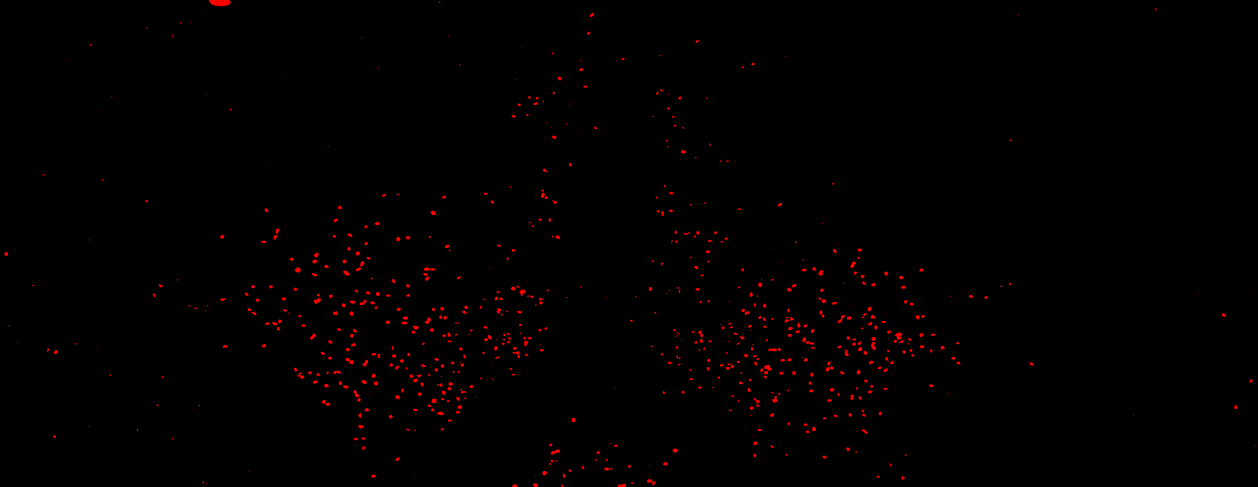
#> input picture RMTg_x5_12.tiff, 3774 x 1460 px (shown at 1/3 size)
$ python imagej_black_box.py   (older library calls are emulated)
#> lines starting #> are read from the running program, lines starting #| are printed output that depends on the picture; after the words box and inside, x2 and y2 are one past the last pixel; in counts of white or black regions, pixels touching at a corner belong together
#> the answer given: .
#> the answer given: .
#> the answer given: out.png
# -*- coding: utf-8 -*-
"""
Created on Sat Dec 25 11:56:09 2021

@author: malgo
"""

import pandas as pd
import numpy as np
import matplotlib.pyplot as plt
from skimage.exposure import rescale_intensity
from skimage.filters import threshold_triangle, try_all_threshold
from skimage.morphology import remove_small_objects, remove_small_holes, skeletonize, closing, selem
from skimage.measure import label, regionprops
from skimage.segmentation import felzenszwalb
from skimage.color import label2rgb
from scipy import ndimage as ndi
import cv2
import glob
import tifffile as tif
from skimage import measure, color, io

def gray2color(u,channel):

    """
    Compute color image from intensity in fluorescence in a given channel.
    Arguments:
    -----------
        u: np.ndarray
            Input fluorescence image (2D).
        channel: int
            Channel to code the image in (0: Red, 1: Green, 2: Blue).
    Returns:
    -----------
        u_color: np.ndarray
            The computed output image in color.
    """
    u_color = np.dstack((
        rescale_intensity(u if channel==0 else np.zeros_like(u), out_range='float'),
        rescale_intensity(u if channel==1 else np.zeros_like(u), out_range='float'),
        rescale_intensity(u if channel==2 else np.zeros_like(u), out_range='float'),
        ))
    return u_color

def eve(o, f, saves = False):
#> called with saves = 'out.png'
    df_watershed = pd.DataFrame(columns= ["X", "Y", "rat_id", "AP"])
    df_comercial_labeling = pd.DataFrame(columns= ["X", "Y", "rat_id", "AP"])
    result_watershed = pd.DataFrame(columns = ["cells", "rat_id", "AP"])
    result_comercial_labeling = pd.DataFrame(columns = ["cells", "rat_id", "AP"])
    for i in range(len(o)):
        czarek = o[i].split("\\")
        last_word = czarek[-1].split("_")
        img_flipped = cv2.imread(f[i])
#> img_flipped is the input picture: shape (1460, 3774, 3); mean B, G, R 0, 0, 2.1
        img_original = cv2.imread(o[i])
        red_channel_flipped = img_flipped[:,:,2]
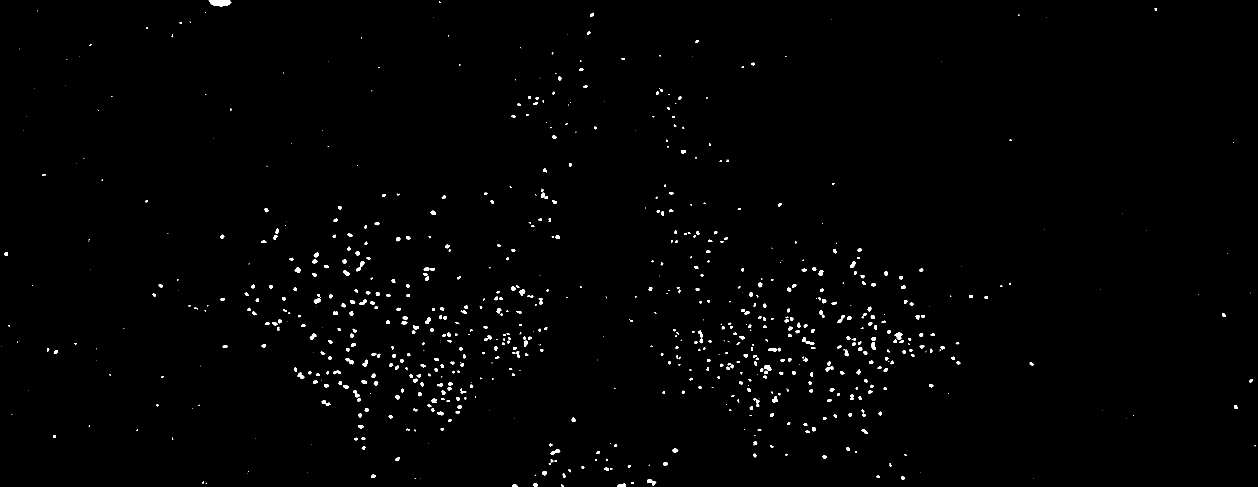
#> red_channel_flipped: shape (1460, 3774) (shown at 1/3 size); values 0 (black) and 254 (white), 0.81% white; 793 white regions (235 under 20 px), largest, box (x1, y1, x2, y2) and area: (626, 0, 694, 19) 1007, (2684, 997, 2707, 1019) 295, (2292, 1095, 2314, 1112) 251
        red_channel_original = img_original[:,:,2]

        red_channel_rescale = rescale_intensity(red_channel_flipped, out_range='float')
        red_channel_rescale1 = rescale_intensity(red_channel_flipped, out_range='float')

        red_channel_rescale_original = rescale_intensity(red_channel_original, out_range='float')
        # Chosen treshold method
        t = threshold_triangle(red_channel_rescale_original)
#> t = 0.00586

        red_channel_rescale[red_channel_rescale<t] = 0
        red_channel_rescale[red_channel_rescale>0] = 1

#segmentation with skimage and comercial filters
        Red_mask = remove_small_objects(red_channel_rescale.astype(np.bool), min_size = 20)
        Red_mask = remove_small_holes(Red_mask, area_threshold=2)
#> Red_mask: shape (1460, 3774) bool; 0.78% white; 558 white regions
        cells_a = []
        label_image1 =label(Red_mask)
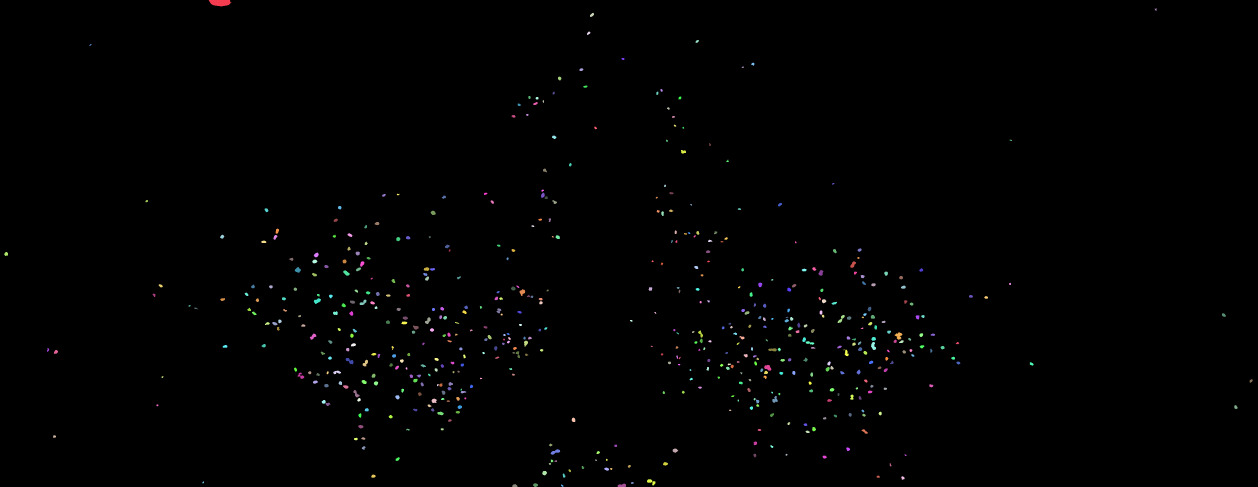
#> label_image1: shape (1460, 3774) int32 (shown at 1/3 size); 559 distinct labels, from 0 to 558; one colour per label, 0 black
        for j in regionprops(label_image1):
            if j.area < 500:
                cells_a.append(j)
#> after the loop, cells_a = 557 regions; largest, box (x1, y1, x2, y2) and area: (2684, 997, 2707, 1019) 295, (2292, 1095, 2314, 1112) 251, (1652, 1348, 1681, 1364) 239, (1037, 1074, 1061, 1093) 232, (1941, 1438, 1967, 1456) 229

        for k in cells_a:
            dict_to_apend = {"X": k.centroid[0], "Y": k.centroid[1], "rat_id": last_word[0], "AP": last_word[1]}
            df_comercial_labeling = df_comercial_labeling.append(dict_to_apend, ignore_index=True)
#> this loop made 1 pass
#> dict_to_apend on pass 1: {'X': 27.96, 'Y': 3467, 'rat_id': './RMTg', 'AP': 'x5'}
        dict3_to_apend = {"cells": len(cells_a), "rat_id": last_word[0], "AP": last_word[1]}
        result_comercial_labeling = result_comercial_labeling.append(dict3_to_apend, ignore_index=True)

        fig, ax = plt.subplots(3,1, figsize = (50,50))
        ax[0].set_aspect("equal")
        ax[0].scatter(df_comercial_labeling.loc[((df_comercial_labeling["rat_id"] == last_word[0]) & (df_comercial_labeling["AP"] == last_word[1])), "Y"], df_comercial_labeling.loc[((df_comercial_labeling["rat_id"] == last_word[0]) & (df_comercial_labeling["AP"] == last_word[1])), "X"]*-1, color ="g", alpha = 0.7)
        ax[0].set_title(f"Commercial methods, {last_word[0]} AP: {last_word[1]}")
        ax[1].imshow(red_channel_rescale, cmap ="gray")
        y_min, y_max = ax[1].get_ylim()
        x_min, x_max = ax[1].get_xlim()
        ax[2].imshow(red_channel_rescale, cmap ="gray", extent = [x_min, x_max, y_min* -1, y_max* -1])
        ax[2].scatter(df_comercial_labeling.loc[((df_comercial_labeling["rat_id"] == last_word[0]) & (df_comercial_labeling["AP"] == last_word[1])), "Y"], df_comercial_labeling.loc[((df_comercial_labeling["rat_id"] == last_word[0]) & (df_comercial_labeling["AP"] == last_word[1])), "X"]*-1, color ="r", alpha = 0.7, facecolors='none', s =50)
        ax[2].set_xlim(x_min, x_max)
        ax[2].set_ylim(y_min* -1, y_max* -1)
        if saves != False:
            fig.savefig(save + f"\\commercial_method_{last_word[0]}_{last_word[1]}.jpg")
        # watershed approach

        kernel = np.ones((2,2), np.uint8)
        red_mask_int = Red_mask.astype(np.float64)
        openning = cv2.morphologyEx(red_mask_int, cv2.MORPH_OPEN, kernel, iterations = 1)
        #openning = cv2.morphologyEx(eroded, cv2.MORPH_OPEN, kernel, iterations = 1)
        surebg = cv2.dilate(openning, kernel, iterations = 5)
        dist_transform = cv2.distanceTransform(openning.astype(np.uint8), cv2.DIST_L2, 3) # int = mask Size
        ret, sure_fg = cv2.threshold(dist_transform, 0.05*dist_transform.max(), 255, 0) # the mbigger the  treshold the more watersheded are cells but small cell are lost
        sure_fg = sure_fg.astype(np.uint8)
        unknown = cv2.subtract(surebg, sure_fg.astype(np.float64))

        ret1, markers = cv2.connectedComponents(sure_fg)
        markers = markers+10
        markers[unknown == 1] = 0
        markers = markers.astype(np.int32)
        markers = cv2.watershed(img_flipped, markers)
        img_flipped[markers == -1] = [0, 255, 255]
        img2 = color.label2rgb(markers, bg_label = 0)
        cells_watershed = []
        for l in regionprops(markers):
            if l.area < 500:
                cells_watershed.append(l)

        for m in cells_watershed:
            dict_to_apend = {"X": m.centroid[0], "Y": m.centroid[1], "rat_id": last_word[0], "AP": last_word[1]}
            df_watershed = df_watershed.append(dict_to_apend, ignore_index=True)
        dict2_to_apend = {"cells": len(cells_watershed), "rat_id": last_word[0], "AP": last_word[1]}
        result_watershed = result_watershed.append(dict2_to_apend, ignore_index=True)
        fig1, ax = plt.subplots(3,1, figsize = (50,50))
        ax[0].set_aspect("equal")
        ax[0].scatter(df_watershed.loc[((df_watershed["rat_id"] == last_word[0]) & (df_watershed["AP"] == last_word[1])), "Y"], df_watershed.loc[((df_watershed["rat_id"] == last_word[0]) & (df_watershed["AP"] == last_word[1])), "X"]*-1, color ="g", alpha = 0.7)
        ax[0].set_title(f"Watershed, {last_word[0]} AP: {last_word[1]}")
        ax[1].imshow(red_channel_rescale, cmap ="gray")
        y_min, y_max = ax[1].get_ylim()
        x_min, x_max = ax[1].get_xlim()
        ax[2].imshow(red_channel_rescale, cmap ="gray", extent = [x_min, x_max, y_min* -1, y_max* -1])
        ax[2].scatter(df_watershed.loc[((df_watershed["rat_id"] == last_word[0]) & (df_watershed["AP"] == last_word[1])), "Y"], df_watershed.loc[((df_watershed["rat_id"] == last_word[0]) & (df_watershed["AP"] == last_word[1])), "X"]*-1, color ="y", alpha = 0.7, facecolors='none', s =50)
        ax[2].set_xlim(x_min, x_max)
        ax[2].set_ylim(y_min* -1, y_max* -1)
        if saves != False:
            fig1.savefig(save + f"\\watershed_{last_word[0]}_{last_word[1]}.jpg")
    return df_watershed, result_watershed, df_comercial_labeling, result_comercial_labeling


path_orginall = input("pls enter a path to batch_original folder: ")
path_orginall = path_orginall.replace("/", "//")
path_flipped =  input("pls enter a path to batch_flipped folder: ")
path_flipped = path_flipped.replace("/", "//")
save = input("please enter the path to the folder where the analysis will be saved: " )
save = save.replace("/", "//")
path_orginall_full = path_orginall + "\\*.*"
path_flipped_full = path_flipped + "\\*.*"

orginal_list = glob.glob(path_orginall_full)
flipped_list = glob.glob(path_flipped_full)

#> (the run stopped early here; a loop or call above may not have finished)
